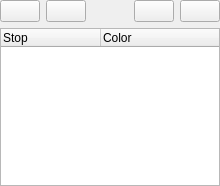
<?xml version="1.0" encoding="UTF-8"?>
<ui version="4.0">
 <class>GradientEditWidget</class>
 <widget class="QWidget" name="GradientEditWidget">
  <property name="geometry">
   <rect>
    <x>0</x>
    <y>0</y>
    <width>220</width>
    <height>186</height>
   </rect>
  </property>
  <property name="windowTitle">
   <string>Form</string>
  </property>
  <layout class="QGridLayout" name="gridLayout">
   <property name="leftMargin">
    <number>0</number>
   </property>
   <property name="topMargin">
    <number>0</number>
   </property>
   <property name="rightMargin">
    <number>0</number>
   </property>
   <property name="bottomMargin">
    <number>0</number>
   </property>
   <item row="0" column="1">
    <widget class="QPushButton" name="deletePushButton">
     <property name="toolTip">
      <string>Remove item</string>
     </property>
     <property name="text">
      <string/>
     </property>
    </widget>
   </item>
   <item row="1" column="0" colspan="5">
    <widget class="QTreeWidget" name="treeWidget">
     <column>
      <property name="text">
       <string>Stop</string>
      </property>
     </column>
     <column>
      <property name="text">
       <string>Color</string>
      </property>
     </column>
    </widget>
   </item>
   <item row="0" column="0">
    <widget class="QPushButton" name="addPushButton">
     <property name="toolTip">
      <string>Add item</string>
     </property>
     <property name="text">
      <string/>
     </property>
    </widget>
   </item>
   <item row="0" column="3">
    <widget class="QPushButton" name="moveUpPushButton">
     <property name="toolTip">
      <string>Move up current item</string>
     </property>
     <property name="text">
      <string/>
     </property>
    </widget>
   </item>
   <item row="0" column="4">
    <widget class="QPushButton" name="moveDownPushButton">
     <property name="toolTip">
      <string>Move down current item</string>
     </property>
     <property name="text">
      <string/>
     </property>
    </widget>
   </item>
   <item row="0" column="2">
    <spacer name="horizontalSpacer">
     <property name="orientation">
      <enum>Qt::Horizontal</enum>
     </property>
     <property name="sizeHint" stdset="0">
      <size>
       <width>40</width>
       <height>20</height>
      </size>
     </property>
    </spacer>
   </item>
  </layout>
 </widget>
 <resources/>
 <connections/>
</ui>
